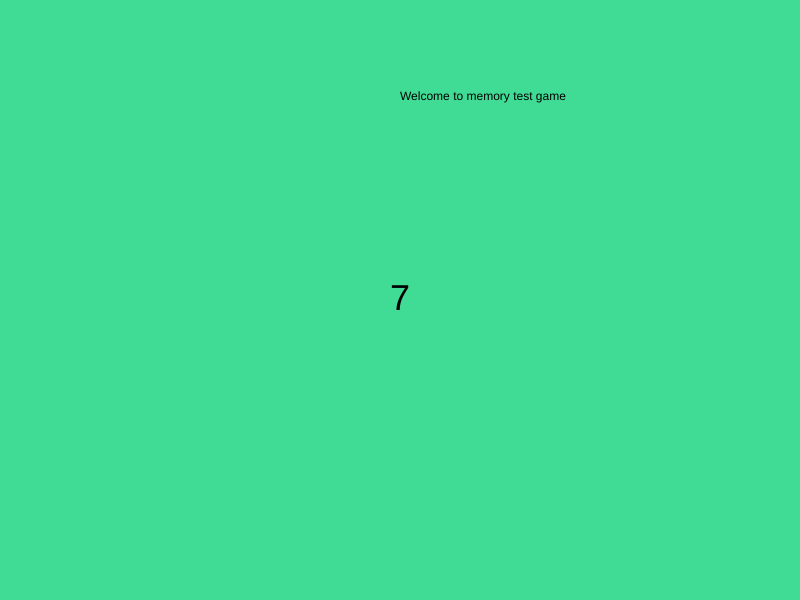
Frame 1 (no input)
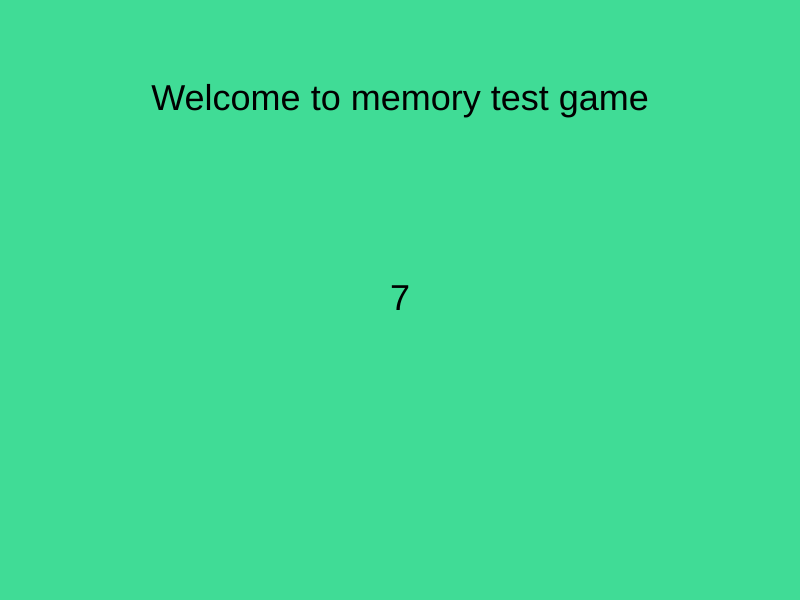
Frame 60 (no input)
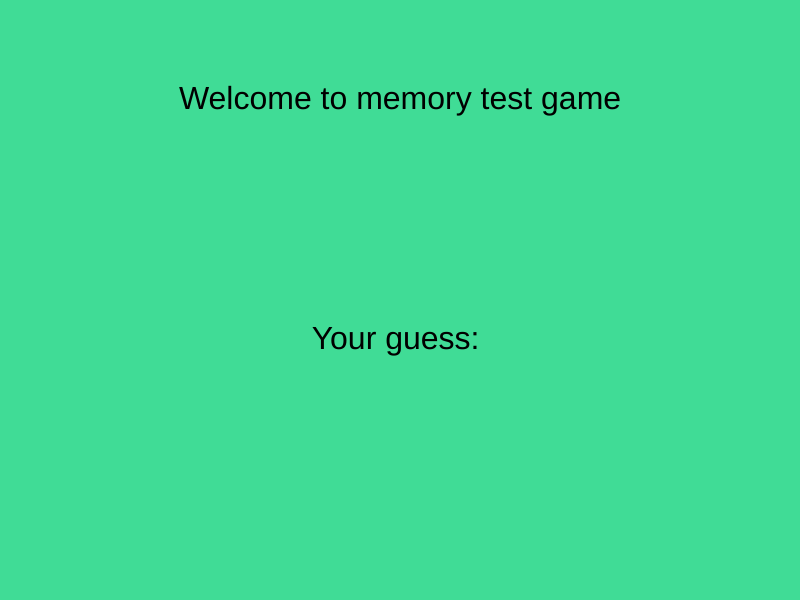
Frame 120 (the mouse pressed at the canvas centre since frame 60)

The p5.js sketch that drew these frames (run headless with seeded random() and noise() and a simulated clock; from frame 60 on, the mouse is pressed at the canvas centre):

// p5.js sketch
// ── sketch.js
let sequence = [];
let userInput = "";
let startTime;
let sequenceDisplayTime = 1000;
let user_score = 0;
let lost = false;

function setup() {
  createCanvas(800, 600);
  generateSequence();
  displaySequence();
  startTime = millis();
}

function draw() {
  background(64,220,150);
  text("Welcome to memory test game", 400, 100);
  if (millis() - startTime < sequenceDisplayTime) {
    textAlign(CENTER, CENTER);
    textSize(36);
    fill(0);
    text(sequence.join(" "), width / 2, height / 2);
  } else {
    textAlign(CENTER, CENTER);
    textSize(32);
    fill(0);
    text("Your guess: " + userInput, width / 2, height / 2 + 40);
    if (userInput.length === sequence.length) {
      if (userInput === sequence.join("")) {
        generateSequence();
        userInput = "";
        displaySequence();
        startTime = millis();
        user_score += 1;
      } else {
        fill(255, 0, 0);
        text("Incorrect! Try again.", width / 2, height / 2 + 80);
        userInput = "";
        lost = true;
      }
    }
  }
  if (lost == true){
    background(64,220,150);
      text("YOU LOST", 400, 100);
  }
}

function keyTyped() {
  if (millis() - startTime >= sequenceDisplayTime) {
    userInput += key;
  }
}

function generateSequence() {
  sequence.push(floor(random(10)));
}

function displaySequence() {
  startTime = millis();
}
